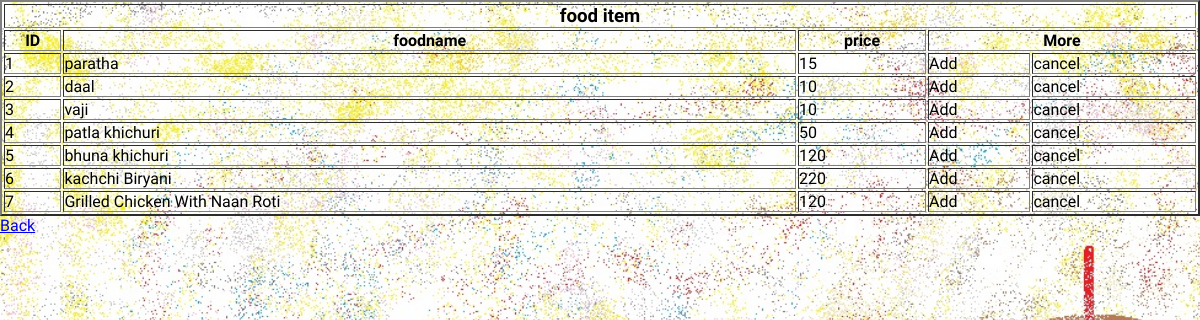
The app's page /employee/receiveorder.php with its own data.
### tables this page shows
CREATE TABLE `breakfast` (
  `id` int(20) NOT NULL,
  `foodname` varchar(400) NOT NULL,
  `price` int(100) NOT NULL,
  `customerid` int(50) NOT NULL
);

### employee/receiveorder.php (the view, shortened to what this page needs)
<?php
	$servername = "localhost";
	$username = "root";
	$password = "";
	$dbname = "rms";
	$conn = new mysqli($servername, $username, $password, $dbname);
	$query = "SELECT * FROM breakfast";
	$data = mysqli_query($conn, $query);
	$total = mysqli_num_rows($data);
?>
    <link rel="stylesheet" href="style.css">
	<table align=center border="2" style="width:100%" >
	    <tr>
            <td align=center colspan='5'> <h3> food item </h3> </td>
        </tr>
		<tr>
			<th>ID</th>
			<th>foodname</th>
			<th>price</th>
			<th colspan="2">More</th>
		</tr>
<?php
if($total != 0){
	while($result = mysqli_fetch_assoc($data)){
		echo "<tr>
				<td>".$result['id']."</td>
				<td>".$result['foodname']."</td>
				<td>".$result['price']."</td>
				<td><a>Add</a></td>
				<td><a>cancel</a></td>
			</tr>";
	}
}else{
	echo "No record found";
}
?>
</table>
<a href="profile.php">Back</a>

### employee/style.css (style rules this page uses)
* { margin: 0; padding: 0; box-sizing: border-box; outline: none; font-family: 'Lakki Reddy', cursive; }

### records on screen
breakfast: id "1", foodname "paratha", price "15"
breakfast: id "2", foodname "daal", price "10"
breakfast: id "3", foodname "vaji", price "10"
breakfast: id "4", foodname "patla khichuri", price "50"
breakfast: id "5", foodname "bhuna khichuri", price "120"
breakfast: id "6", foodname "kachchi Biryani", price "220"
breakfast: id "7", foodname "Grilled Chicken With Naan Roti", price "120"
